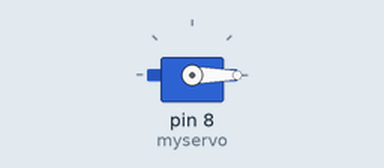
This sketch was run on a simulated Arduino Uno, built with avr-gcc and run on an emulated ATmega328P. On the bench: servo.

Above: at 0.1 s.
At 2.1 s:
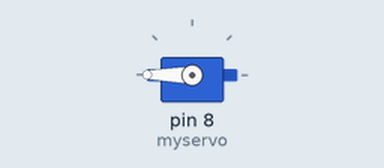
At 4.1 s:
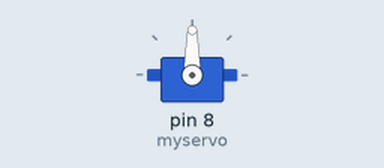
Timing chart, 0 to 5.6 s (numbered marks = the images above):
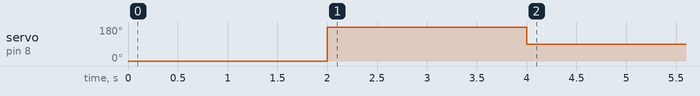

The sketch:

Robot_Arm_Servo_test_code.ino
```cpp
#include <Servo.h>

Servo myservo;            // create servo object to control a servo

int potpin = 0;           // analog pin used to connect the potentiometer
int val = 90;             // variable to read the value from the analog pin

void setup() {
  Serial.begin(9600);
  myservo.attach(8);      // attaches the servo on pin 8 to the servo object

  myservo.write(0);
  delay(2000);
  myservo.write(180);
  delay(2000);
  myservo.write(val);
  delay(2000);
}

void loop() {

  // waits for the servo to get there
}
```
